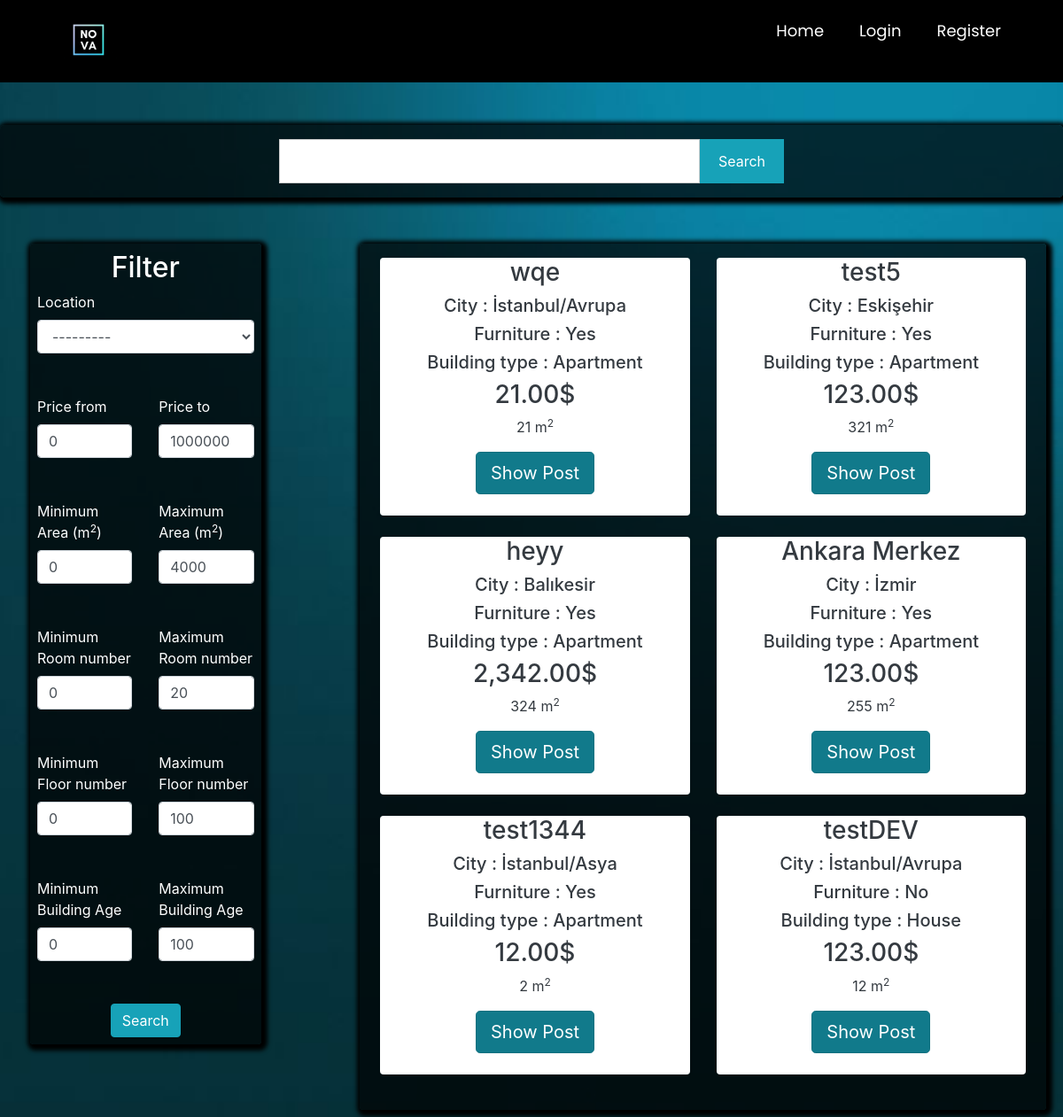
Screenshot of /postlistings/forsale with the database file from the repository.
### main/models.py (models this page shows, shortened)
class Post(models.Model):
    ouruser = models.ForeignKey(ourUser, null=True, on_delete=models.CASCADE)
    post_title = models.CharField(max_length=255,null=True)
    post_description = models.TextField()
    price = models.DecimalField(decimal_places=2 , max_digits=12)
    location = models.CharField(max_length=255,null=True,choices=city)
    postType = models.CharField(choices=RorS , max_length=50, null=True , default='For Sale')
    floor = models.DecimalField(decimal_places=0 , max_digits=3 ,null=True)
    building_age = models.DecimalField(decimal_places=0, max_digits=2 , null=True)
    area = models.DecimalField(decimal_places=0,max_digits=4 ,null=True)
    isFurniture = models.CharField(choices=Furniture ,null=True,max_length=50,default="No")
    building_type = models.CharField(choices=b_types ,null=True ,max_length=50)
    room = models.DecimalField(decimal_places=0 , max_digits=3 ,null=True)

### main/views.py (the view)
# urls.py: path('postlistings/<str:RoS>',views.postlistings, name="postlistings" ),
def postlistings(request,RoS):
    if RoS == 'forsale':
        cu = Post.objects.all().filter(postType='For Sale')
    elif RoS =='forrent':
        cu = Post.objects.all().filter(postType='For Rent')
    query = request.GET.get('query')
    price_from = request.GET.get('price_from',0)
    price_to = request.GET.get('price_to', 1000000000)
    min_area = request.GET.get('min_area', 0)
    max_area = request.GET.get('max_area', 4000)
    min_age = request.GET.get('min_age', 0)
    max_age = request.GET.get('max_age', 100)
    min_room_num = request.GET.get('min_room_num', 0)
    max_room_num = request.GET.get('max_room_num', 20)
    min_floor_num = request.GET.get('min_floor_num', 0)
    max_floor_num = request.GET.get('max_floor_num', 100)
    if query != None:
        print("sadasdas")
        cu = cu.filter(Q(post_title__icontains = query) | Q(location__icontains = query)| Q(area__icontains = query)| Q(building_type__icontains = query))
    else:
        query = ""
    cu = cu.filter(price__gte =price_from).filter(price__lte=price_to)
    cu = cu.filter(area__gte=min_area).filter(area__lte=max_area)
    cu = cu.filter(building_age__gte=min_age).filter(building_age__lte=max_age)
    cu = cu.filter(room__gte=min_room_num).filter(room__lte=max_room_num)
    cu = cu.filter(floor__gte=min_floor_num).filter(floor__lte=max_floor_num)
    myFilter = PostFilter(request.GET , queryset=cu)
    cu = myFilter.qs
    context = {
        'cu': cu,
        'RoS': RoS,
        'price_from':price_from,
        'price_to':price_to,
        'min_area':min_area,
        'max_area':max_area,
        'min_age': min_age,
        'max_age': max_age,
        'min_room_num':min_room_num,
        'max_room_num':max_room_num,
        'min_floor_num':min_floor_num,
        'max_floor_num':max_floor_num,
        'myFilter': myFilter,
        'query':query,
    }
    return render(request, 'main/postlistings.html' , context )

### main/templates/main/postlistings.html (shortened to what this page needs)
{% extends 'main/mainpage.html' %}
{% load widget_tweaks %}
{% load static %}
{% load humanize %}
{% block content %}
<head>
    <link rel="stylesheet" href="https://maxcdn.bootstrapcdn.com/bootstrap/4.0.0/css/bootstrap.min.css"
>
</head>
<form action="{% url 'postlistings' RoS %}" method="get">
    <section class="search-sec p-3 my-5">
        <div class="container">
                <div class="row justify-content-center text-white">
                    <div class="col-lg-12">
                        <div class="row justify-content-center">
                            <div class=" col-lg-5 col-md-5 col-sm-12 p-0">
                                <input type="text" name="query" class="form-control search-slt" value="{{ query }}">
                            </div>
                            <div class="col-lg-1 col-md-1 col-sm-12 p-0">
                                <button onclick="document.getElementById('primarybutton').click()" type="button" class="btn btn-info wrn-btn" id="uselessbutton">Search</button>
                            </div>
                        </div>
                    </div>
                </div>
        </div>
    </section>
<div class="container p-1 my-1 text-white rounded">
    <div class="row blog">
        <div class="col-md-3 ">
                <div class="rounded p-2"
                     style="background-color: rgba(0,0,0,0.7) ; box-shadow: 2px 2px 5px 5px #000000">
                    <center><h2 class="is-size-5">Filter</h2></center>
                    <div class="row">
                        <div class="col-md-12">
                            <label>Location</label>
                            <center>{% render_field myFilter.form.location class="form-control" %}</center>
                        </div>
                    </div>
                    <br><br>
                    <div class="row ">
                        <div class="col-md-6">
                            <label>Price from</label>
                            <input type="number" name="price_from" class="form-control" value="{{ price_from }}" min="0"
                                   max="1000000000" required>
                        </div>
                        <div class="col-md-6">
                            <label>Price to</label>
                            <input type="number" name="price_to" class="form-control" value="{{ price_to }}" min="0"
                                   max="1000000000" required>
                        </div>
                    </div>
                    <br><br>
                    <div class="row ">
                        <div class="col-md-6">
                            <label>Minimum Area (m<sup>2</sup>)</label>
                            <input type="number" name="min_area" class="form-control" value="{{ min_area }}" min="0"
                                   max="4000" required>
                        </div>
                        <div class="col-md-6">
                            <label>Maximum Area (m<sup>2</sup>)</label>
                            <input type="number" name="max_area" class="form-control" value="{{ max_area }}" min="0"
                                   max="4000" required>
                        </div>
                    </div><br><br>
                    <div class="row ">
                        <div class="col-md-6">
                            <label>Minimum Room number</label>
                            <input type="number" name="min_room_num" class="form-control" value="{{ min_room_num }}" min="0"
                                   max="20" required>
                        </div>
                        <div class="col-md-6">
                            <label>Maximum Room number</label>
                            <input type="number" name="max_room_num" class="form-control" value="{{ max_room_num }}" min="0"
                                   max="20" required>
                        </div>
                    </div>
                    <br><br>
                    <div class="row ">
                        <div class="col-md-6">
                            <label>Minimum Floor number</label>
                            <input type="number" name="min_floor_num" class="form-control" value="{{ min_floor_num }}" min="0"
                                   max="100" required>
                        </div>
                        <div class="col-md-6">
                            <label>Maximum Floor number</label>
                            <input type="number" name="max_floor_num" class="form-control" value="{{ max_floor_num }}" min="0"
                                   max="100" required>
                        </div>
                    </div>
                    <br><br>
                    <div class="row ">
                        <div class="col-md-6">
                            <label>Minimum Building Age </label>
                            <input type="number" name="min_age" class="form-control" value="{{ min_age }}" min="0"
                                   max="100" required>
                        </div>
                        <div class="col-md-6">
                            <label>Maximum Building Age </label>
                            <input type="number" name="max_age" class="form-control" value="{{ max_age }}" min="0"
                                   max="100" required>
                        </div>
                    </div>
                    <br><br>
                    <center>
                        <button class="btn btn-info" id="primarybutton">Search</button>
                    </center>
                </div>
        </div>
        <div class="col-md-1">
            <br>
        </div>
        <div class="col-md-8 rounded" style=" box-shadow: 2px 2px 5px 5px #000000;background-color: rgba(0,0,0,0.7)">
            <div class="row p-2 my-2">
                {% if cu %}
                {% for i in cu %}
                <div class="col-md-6 ">
                    <div class="container-fluid bg-white rounded text-dark" style="text-align:center;">
                        <h3>{{ i.post_title }}</h3>
                        <h5>City : {{ i.location }}</h5>
                        <h5>Furniture : {{ i.isFurniture }}</h5>
                        <h5>Building type : {{ i.building_type }}</h5>
                        <h3>{{ i.price|intcomma }}$</h3>
                        <p class="descroption">{{i.area}} m<sup>2</sup></p>
                        <a href="{% url 'product_details' i.id %}" class="btn btn-info btn-lg active" role="button"
                           aria-pressed="true">Show Post</a>
                        <br><br>
                    </div>
                    <br>
                </div>
                {% endfor %}
                {%else%}
                <h3>No related search results are available...</h3>
                {% endif %}
            </div>
        </div>
    </div>
</div>
</form>
{% endblock %}

### main/templates/main/postlistings.html (style rules this page uses)
.wrn-btn { width: 100%; font-size: 16px; font-weight: 400; text-transform: capitalize; height: calc(3rem + 2px) !important; border-radius:0; }
.search-sec { position: relative; background-color: rgba(0,0,0,0.7) !important; justify-content: center; box-shadow: 2px 2px 5px 5px #000000; border-radius: 5px; }
.search-slt { display: block; width: 100%; font-size: 0.875rem; line-height: 1.5; color: #55595c; background-color: #fff; background-image: none; border: 1px solid #ccc; height: calc(3rem + 2px) !important; border-radius:0; }

### main/templates/main/mainpage.html (style rules this page uses)
body.g { background-image: url('/static/images/wallpaper.jpg'); background-size: cover; background-repeat: no-repeat; background-attachment: fixed; }
.show, .icon, input { display: none; }

### rows the page displays
Post: post_title "wqe", location "İstanbul/Avrupa", isFurniture "Yes", building_type "Apartment", price "21.00", area "21"
Post: post_title "test5", location "Eskişehir", isFurniture "Yes", building_type "Apartment", price "123.00", area "321"
Post: post_title "heyy", location "Balıkesir", isFurniture "Yes", building_type "Apartment", price "2,342.00", area "324"
Post: post_title "Ankara Merkez", location "İzmir", isFurniture "Yes", building_type "Apartment", price "123.00", area "255"
Post: post_title "test1344", location "İstanbul/Asya", isFurniture "Yes", building_type "Apartment", price "12.00", area "2"
Post: post_title "testDEV", location "İstanbul/Avrupa", isFurniture "No", building_type "House", price "123.00", area "12"
